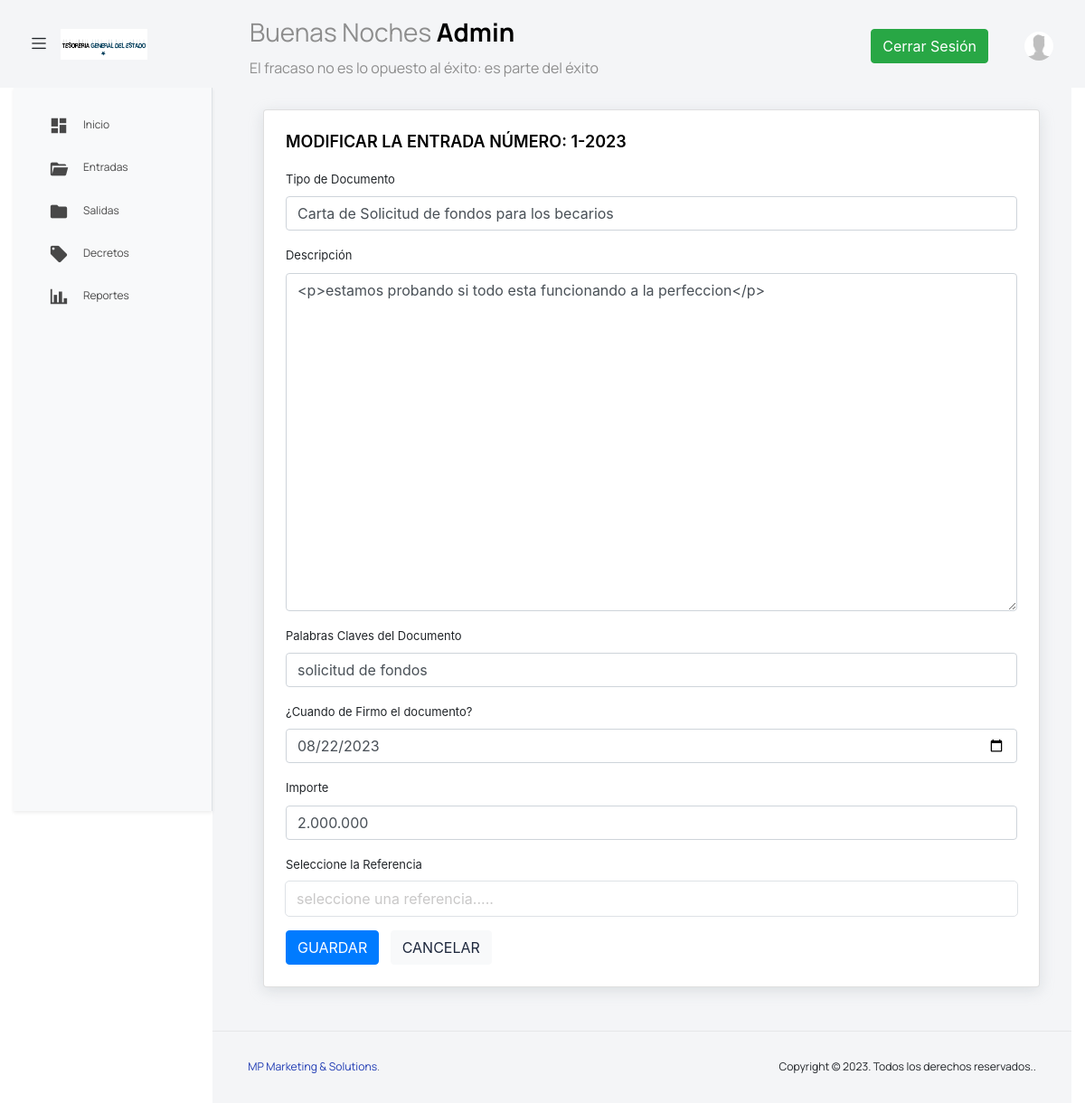
The page /users/editarEntrada.php?id=1 (signed in) on the database as committed earlier.
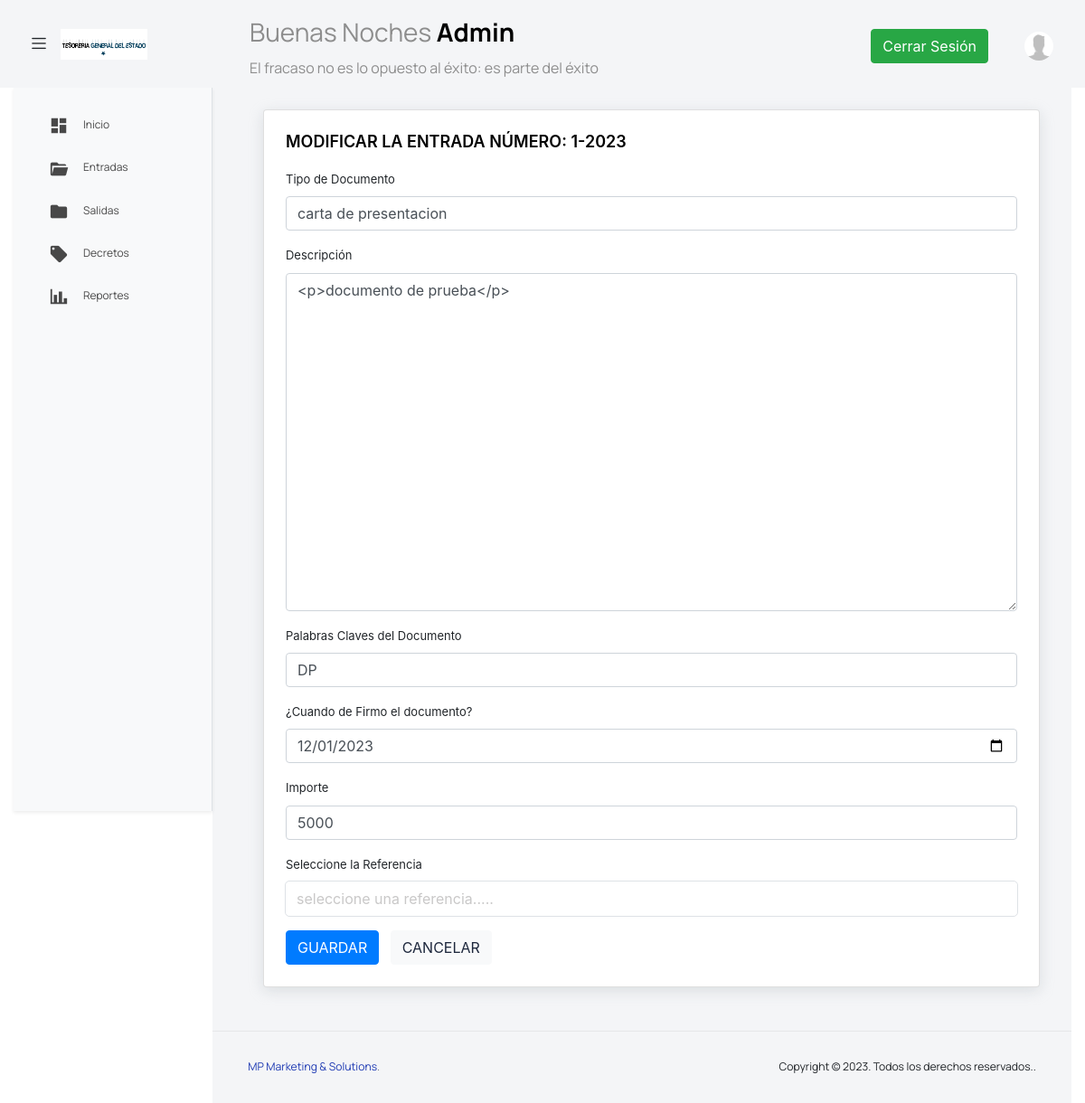
The same page on the database as committed later.
### tables this page shows
CREATE TABLE `entradas` (
  `Id` int(10) NOT NULL,
  `NumRegistro` varchar(8) DEFAULT NULL,
  `FechaRegistro` date DEFAULT NULL,
  `TipoDoc` varchar(50) DEFAULT NULL,
  `Archivo` varchar(15) DEFAULT NULL,
  `Descripcion` text DEFAULT NULL,
  `PalabrasClaves` text DEFAULT NULL,
  `FechaFirma` date DEFAULT NULL,
  `Importe` varchar(20) DEFAULT NULL,
  `Referencia` int(5) DEFAULT NULL,
  `Usuario` int(3) DEFAULT NULL
);

### componentes/formularioEntradasEditar.php (the view, shortened to what this page needs)
<div class="col-md-12 grid-margin stretch-card">
    <div class="card">
        <div class="card-body">
            <h4 class="card-title">MODIFICAR LA ENTRADA NÚMERO: <?php echo $resultado['NumRegistro']; ?></h4>
            <form class="forms-sample" method="POST" action="../php/actualizar_entrada.php" enctype="multipart/form-data">
                <div class="form-group">
                    <label for="TipoDoc">Tipo de Documento</label>
                    <input type="text" class="form-control" id="TipoDoc" name="TipoDoc" value="<?php echo $resultado['TipoDoc']; ?>">
                </div>
                <div class="form-group">
                    <label for="ckeditor">Descripción</label>
                    <textarea name="descripcion" id="descrip ckeditor" class="form-control ckeditor"  cols="30" rows="15" ><?php echo $resultado['Descripcion']; ?></textarea>
                </div>
                <div class="form-group">
                    <label for="palabrasClaves">Palabras Claves del Documento</label>
                    <input type="text" class="form-control" id="palabrasClaves" name="palabrasClaves" value="<?php echo $resultado['PalabrasClaves']; ?>">
                </div>
                <div class="form-group">
                    <label for="fechaFirma">¿Cuando de Firmo el documento?</label>
                    <input type="date" class="form-control" id="fechaFirma" name="fechaFirma" value="<?php echo $resultado['FechaFirma']; ?>">
                </div>
                <div class="form-group">
                    <label for="importe">Importe</label>
                    <input type="text" class="form-control" id="importe" name="importe" value="<?php echo $resultado['Importe']; ?>">
                </div>
                <div class="form-group" id="">
                    <label for="institucion"> Seleccione la Referencia</label>
                    <select class="form-control" id="ref" name="ref">
                        <option selected value="">seleccione una referencia.....</option>
                    </select>
                </div>
                <button type="submit" class="btn btn-primary me-2">GUARDAR</button>
                <a href="./entradas.php" class="btn btn-light">CANCELAR</a>
            </form>
        </div>
    </div>
</div>

Rows that differ between the two databases and show on the page:
changed entradas: TipoDoc "Carta de Solicitud de fondos para los becarios" → "carta de presentacion"; descripcion "<p>estamos probando si todo esta funcionando a la perfeccion</p>" → "<p>documento de prueba</p>"; palabrasClaves "solicitud de fondos" → "DP"; fechaFirma "08/22/2023" → "12/01/2023"; importe "2.000.000" → "5000"
